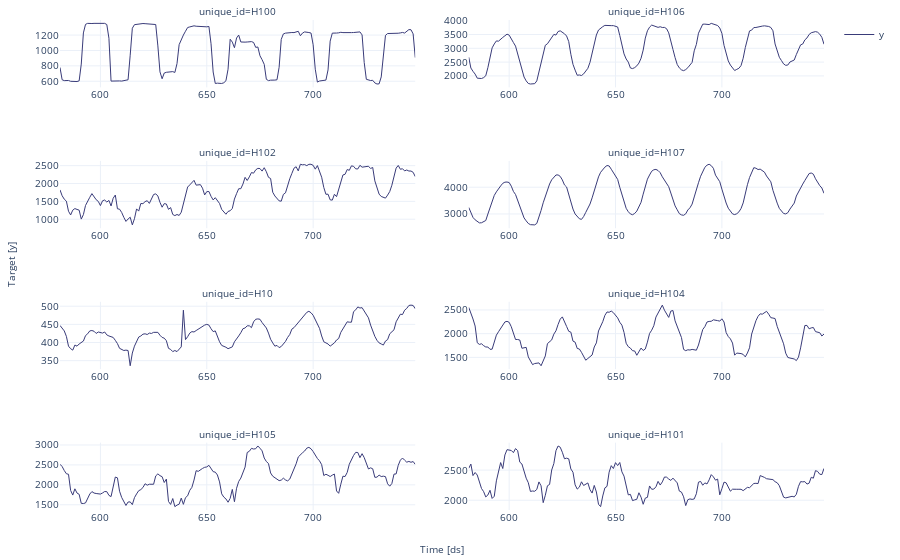

Here is the notebook cell this chart was saved with:
### Code cell
StatsForecast.plot(Y_df, engine='plotly')

### Figure 1 — Plotly figure (JSON) as saved in the notebook; plotly's stock layout.template omitted (floating-point values rounded to 4 significant figures; data arrays with more than 128 entries replaced by an {"elided": "..."} marker saying what was removed)
{"data": [{"legendgroup": "y", "line": {"color": "#393b79", "width": 1}, "mode": "lines", "name": "y", "showlegend": true, "type": "scatter", "x": {"elided": "168 int values"}, "xaxis": "x", "y": {"elided": "168 int values"}, "yaxis": "y"}, {"legendgroup": "y", "line": {"color": "#393b79", "width": 1}, "mode": "lines", "name": "y", "showlegend": false, "type": "scatter", "x": {"elided": "168 int values"}, "xaxis": "x2", "y": {"elided": "168 int values"}, "yaxis": "y2"}, {"legendgroup": "y", "line": {"color": "#393b79", "width": 1}, "mode": "lines", "name": "y", "showlegend": false, "type": "scatter", "x": {"elided": "168 int values"}, "xaxis": "x3", "y": {"elided": "168 int values"}, "yaxis": "y3"}, {"legendgroup": "y", "line": {"color": "#393b79", "width": 1}, "mode": "lines", "name": "y", "showlegend": false, "type": "scatter", "x": {"elided": "168 int values"}, "xaxis": "x4", "y": {"elided": "168 int values"}, "yaxis": "y4"}, {"legendgroup": "y", "line": {"color": "#393b79", "width": 1}, "mode": "lines", "name": "y", "showlegend": false, "type": "scatter", "x": {"elided": "168 int values"}, "xaxis": "x5", "y": {"elided": "168 int values"}, "yaxis": "y5"}, {"legendgroup": "y", "line": {"color": "#393b79", "width": 1}, "mode": "lines", "name": "y", "showlegend": false, "type": "scatter", "x": {"elided": "168 int values"}, "xaxis": "x6", "y": {"elided": "168 int values"}, "yaxis": "y6"}, {"legendgroup": "y", "line": {"color": "#393b79", "width": 1}, "mode": "lines", "name": "y", "showlegend": false, "type": "scatter", "x": {"elided": "168 int values"}, "xaxis": "x7", "y": {"elided": "168 int values"}, "yaxis": "y7"}, {"legendgroup": "y", "line": {"color": "#393b79", "width": 1}, "mode": "lines", "name": "y", "showlegend": false, "type": "scatter", "x": {"elided": "168 int values"}, "xaxis": "x8", "y": {"elided": "168 int values"}, "yaxis": "y8"}], "layout": {"annotations": [{"font": {"size": 10}, "showarrow": false, "text": "unique_id=H100", "x": 0.2325, "xanchor": "center", "xref": "paper", "y": 1, "yanchor": "bottom", "yref": "paper"}, {"font": {"size": 10}, "showarrow": false, "text": "unique_id=H106", "x": 0.7675, "xanchor": "center", "xref": "paper", "y": 1, "yanchor": "bottom", "yref": "paper"}, {"font": {"size": 10}, "showarrow": false, "text": "unique_id=H102", "x": 0.2325, "xanchor": "center", "xref": "paper", "y": 0.7125, "yanchor": "bottom", "yref": "paper"}, {"font": {"size": 10}, "showarrow": false, "text": "unique_id=H107", "x": 0.7675, "xanchor": "center", "xref": "paper", "y": 0.7125, "yanchor": "bottom", "yref": "paper"}, {"font": {"size": 10}, "showarrow": false, "text": "unique_id=H10", "x": 0.2325, "xanchor": "center", "xref": "paper", "y": 0.425, "yanchor": "bottom", "yref": "paper"}, {"font": {"size": 10}, "showarrow": false, "text": "unique_id=H104", "x": 0.7675, "xanchor": "center", "xref": "paper", "y": 0.425, "yanchor": "bottom", "yref": "paper"}, {"font": {"size": 10}, "showarrow": false, "text": "unique_id=H105", "x": 0.2325, "xanchor": "center", "xref": "paper", "y": 0.1375, "yanchor": "bottom", "yref": "paper"}, {"font": {"size": 10}, "showarrow": false, "text": "unique_id=H101", "x": 0.7675, "xanchor": "center", "xref": "paper", "y": 0.1375, "yanchor": "bottom", "yref": "paper"}, {"font": {"size": 10}, "showarrow": false, "text": "Time [ds]", "x": 0.5, "xanchor": "center", "xref": "paper", "y": 0, "yanchor": "top", "yref": "paper", "yshift": -30}, {"font": {"size": 10}, "showarrow": false, "text": "Target [y]", "textangle": -90, "x": 0, "xanchor": "right", "xref": "paper", "xshift": -40, "y": 0.5, "yanchor": "middle", "yref": "paper"}], "autosize": true, "font": {"size": 10}, "margin": {"b": 50, "l": 60, "r": 10, "t": 20}, "xaxis": {"anchor": "y", "autorange": true, "domain": [0, 0.465], "range": [581, 748], "showticklabels": true, "type": "linear", "visible": true}, "xaxis2": {"anchor": "y2", "autorange": true, "domain": [0.535, 1.0], "range": [581, 748], "showticklabels": true, "type": "linear", "visible": true}, "xaxis3": {"anchor": "y3", "autorange": true, "domain": [0, 0.465], "range": [581, 748], "showticklabels": true, "type": "linear", "visible": true}, "xaxis4": {"anchor": "y4", "autorange": true, "domain": [0.535, 1.0], "range": [581, 748], "showticklabels": true, "type": "linear", "visible": true}, "xaxis5": {"anchor": "y5", "autorange": true, "domain": [0, 0.465], "range": [581, 748], "showticklabels": true, "type": "linear", "visible": true}, "xaxis6": {"anchor": "y6", "autorange": true, "domain": [0.535, 1.0], "range": [581, 748], "showticklabels": true, "type": "linear", "visible": true}, "xaxis7": {"anchor": "y7", "autorange": true, "domain": [0, 0.465], "range": [581, 748], "showticklabels": true, "type": "linear", "visible": true}, "xaxis8": {"anchor": "y8", "autorange": true, "domain": [0.535, 1.0], "range": [581, 748], "showticklabels": true, "type": "linear", "visible": true}, "yaxis": {"anchor": "x", "autorange": true, "domain": [0.8625, 1], "range": [520.2, 1396.0], "type": "linear"}, "yaxis2": {"anchor": "x2", "autorange": true, "domain": [0.8625, 1], "range": [1585.0, 4024.0], "type": "linear"}, "yaxis3": {"anchor": "x3", "autorange": true, "domain": [0.575, 0.7125], "range": [746.6, 2634.0], "type": "linear"}, "yaxis4": {"anchor": "x4", "autorange": true, "domain": [0.575, 0.7125], "range": [2465, 4985], "type": "linear"}, "yaxis5": {"anchor": "x5", "autorange": true, "domain": [0.2875, 0.425], "range": [326.7, 512.3], "type": "linear"}, "yaxis6": {"anchor": "x6", "autorange": true, "domain": [0.2875, 0.425], "range": [1252.0, 2673.0], "type": "linear"}, "yaxis7": {"anchor": "x7", "autorange": true, "domain": [0, 0.1375], "range": [1370.0, 3060.0], "type": "linear"}, "yaxis8": {"anchor": "x8", "autorange": true, "domain": [0, 0.1375], "range": [1838.0, 2956.0], "type": "linear"}}}
